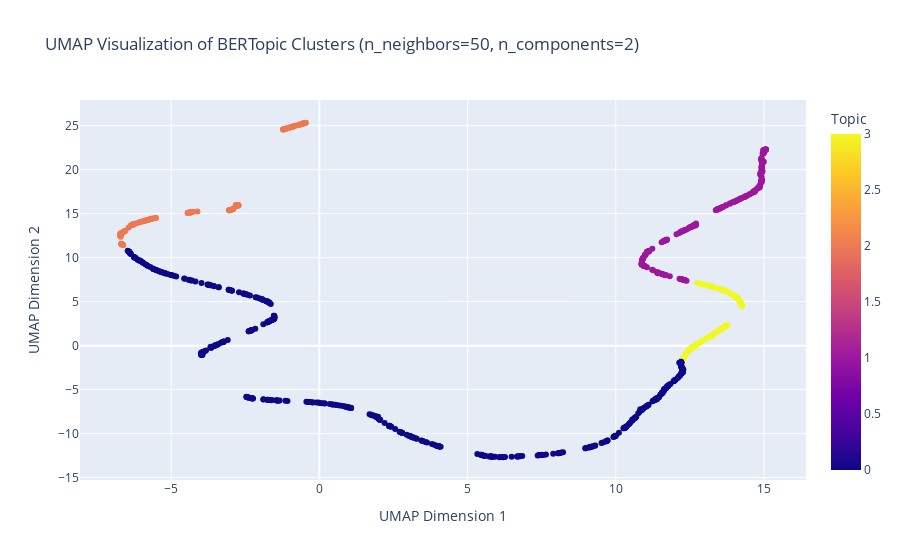
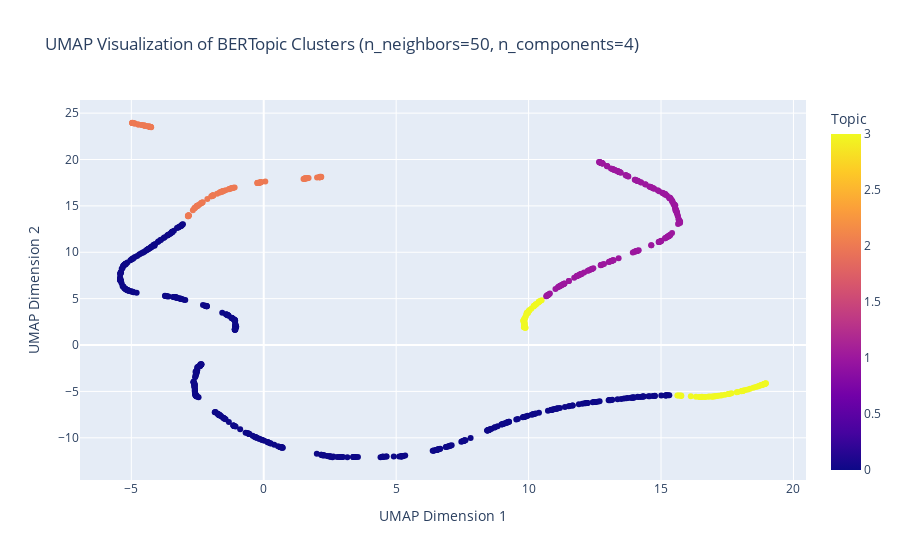
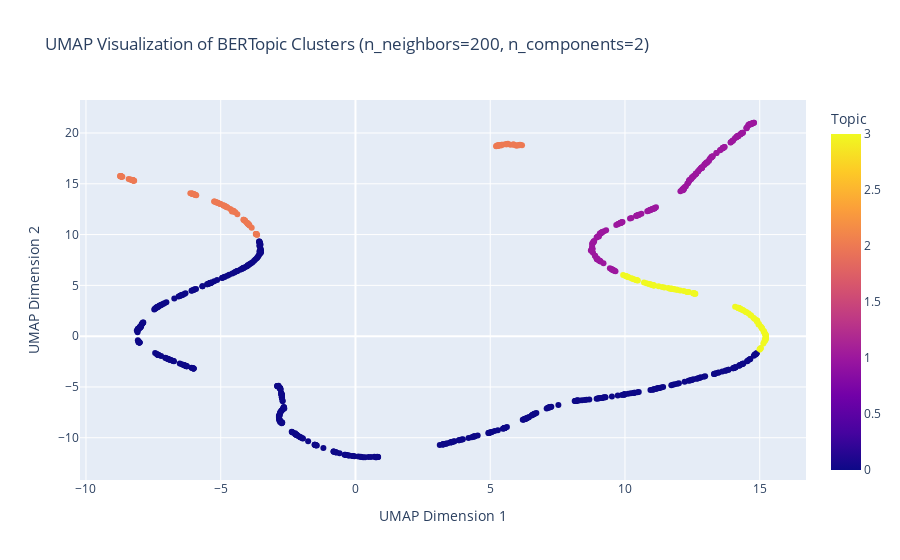
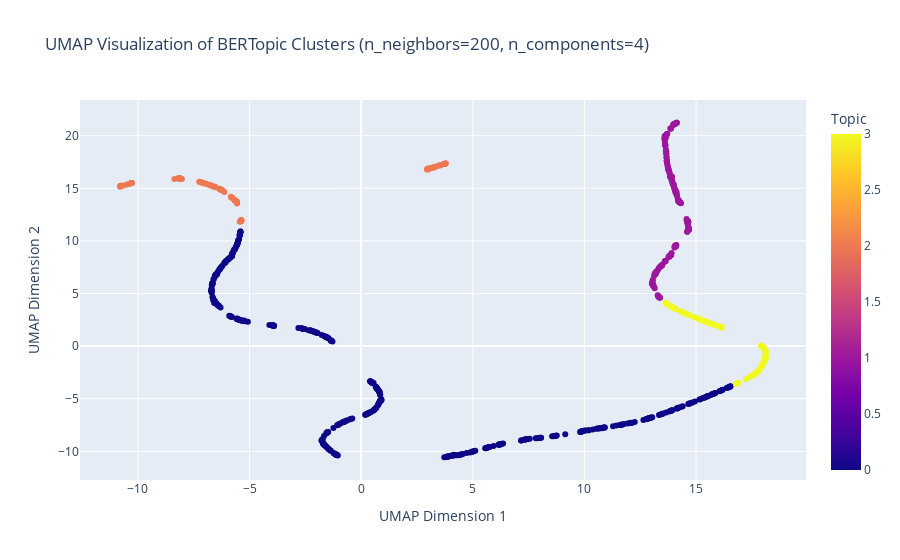

Notebook cell for these charts, in order:
### Code cell
# Further reduce dimensionality for visualization and plot all configurations
for n_neighbors, n_components, _ in results:
    config = {
        'UMAP_N_NEIGHBORS_CLUSTER': n_neighbors,
        'UMAP_N_COMPONENTS_CLUSTER': n_components,
        'UMAP_METRIC_CLUSTER': 'cosine',
        'UMAP_N_NEIGHBORS_VIS': 50,
        'UMAP_N_COMPONENTS_VIS': 2,
        'UMAP_METRIC_VIS': 'cosine',
        'BERTOPIC_NR_TOPICS': 4,
        'BERTOPIC_MIN_TOPIC_SIZE': 20,
        'BERTOPIC_CALCULATE_PROBABILITIES': True,
        'BERTOPIC_VERBOSE': True
    }
    
    umap_embeddings_2d = UMAP(n_neighbors=config['UMAP_N_NEIGHBORS_VIS'], 
                              n_components=config['UMAP_N_COMPONENTS_VIS'], 
                              metric=config['UMAP_METRIC_VIS']).fit_transform(best_umap_embeddings)

    # Create a DataFrame for visualization
    visualization_df = pd.DataFrame({
        'UMAP1': umap_embeddings_2d[:, 0],
        'UMAP2': umap_embeddings_2d[:, 1],
        'Topic': best_topics,
        'Document': documents_sample
    })

    # Plot the clusters using Plotly
    fig = px.scatter(visualization_df, x='UMAP1', y='UMAP2', color='Topic',
                     title=f'UMAP Visualization of BERTopic Clusters (n_neighbors={n_neighbors}, n_components={n_components})',
                     labels={'UMAP1': 'UMAP Dimension 1', 'UMAP2': 'UMAP Dimension 2'},
                     hover_data=['Topic', 'Document'])

    fig.show()

### Figure 1 — Plotly figure (JSON) as saved in the notebook; plotly's stock layout.template omitted (floating-point values rounded to 4 significant figures; data arrays with more than 128 entries replaced by an {"elided": "..."} marker saying what was removed)
{"data": [{"customdata": {"elided": "885x2 mixed values"}, "hovertemplate": "UMAP Dimension 1=%{x}<br>UMAP Dimension 2=%{y}<br>Topic=%{marker.color}<br>Document=%{customdata[1]}<extra></extra>", "legendgroup": "", "marker": {"color": {"elided": "885 int values"}, "coloraxis": "coloraxis", "symbol": "circle"}, "mode": "markers", "name": "", "orientation": "v", "showlegend": false, "type": "scatter", "x": {"elided": "885 float values"}, "xaxis": "x", "y": {"elided": "885 float values"}, "yaxis": "y"}], "layout": {"coloraxis": {"colorbar": {"title": {"text": "Topic"}}, "colorscale": [[0, "#0d0887"], [0.1111, "#46039f"], [0.2222, "#7201a8"], [0.3333, "#9c179e"], [0.4444, "#bd3786"], [0.5556, "#d8576b"], [0.6667, "#ed7953"], [0.7778, "#fb9f3a"], [0.8889, "#fdca26"], [1, "#f0f921"]]}, "legend": {"tracegroupgap": 0}, "title": {"text": "UMAP Visualization of BERTopic Clusters (n_neighbors=50, n_components=2)"}, "xaxis": {"anchor": "y", "domain": [0, 1], "title": {"text": "UMAP Dimension 1"}}, "yaxis": {"anchor": "x", "domain": [0, 1], "title": {"text": "UMAP Dimension 2"}}}}

### Figure 2 — Plotly figure (JSON) as saved in the notebook; plotly's stock layout.template omitted (floating-point values rounded to 4 significant figures; data arrays with more than 128 entries replaced by an {"elided": "..."} marker saying what was removed)
{"data": [{"customdata": {"elided": "885x2 mixed values"}, "hovertemplate": "UMAP Dimension 1=%{x}<br>UMAP Dimension 2=%{y}<br>Topic=%{marker.color}<br>Document=%{customdata[1]}<extra></extra>", "legendgroup": "", "marker": {"color": {"elided": "885 int values"}, "coloraxis": "coloraxis", "symbol": "circle"}, "mode": "markers", "name": "", "orientation": "v", "showlegend": false, "type": "scatter", "x": {"elided": "885 float values"}, "xaxis": "x", "y": {"elided": "885 float values"}, "yaxis": "y"}], "layout": {"coloraxis": {"colorbar": {"title": {"text": "Topic"}}, "colorscale": [[0, "#0d0887"], [0.1111, "#46039f"], [0.2222, "#7201a8"], [0.3333, "#9c179e"], [0.4444, "#bd3786"], [0.5556, "#d8576b"], [0.6667, "#ed7953"], [0.7778, "#fb9f3a"], [0.8889, "#fdca26"], [1, "#f0f921"]]}, "legend": {"tracegroupgap": 0}, "title": {"text": "UMAP Visualization of BERTopic Clusters (n_neighbors=50, n_components=4)"}, "xaxis": {"anchor": "y", "domain": [0, 1], "title": {"text": "UMAP Dimension 1"}}, "yaxis": {"anchor": "x", "domain": [0, 1], "title": {"text": "UMAP Dimension 2"}}}}

### Figure 3 — Plotly figure (JSON) as saved in the notebook; plotly's stock layout.template omitted (floating-point values rounded to 4 significant figures; data arrays with more than 128 entries replaced by an {"elided": "..."} marker saying what was removed)
{"data": [{"customdata": {"elided": "885x2 mixed values"}, "hovertemplate": "UMAP Dimension 1=%{x}<br>UMAP Dimension 2=%{y}<br>Topic=%{marker.color}<br>Document=%{customdata[1]}<extra></extra>", "legendgroup": "", "marker": {"color": {"elided": "885 int values"}, "coloraxis": "coloraxis", "symbol": "circle"}, "mode": "markers", "name": "", "orientation": "v", "showlegend": false, "type": "scatter", "x": {"elided": "885 float values"}, "xaxis": "x", "y": {"elided": "885 float values"}, "yaxis": "y"}], "layout": {"coloraxis": {"colorbar": {"title": {"text": "Topic"}}, "colorscale": [[0, "#0d0887"], [0.1111, "#46039f"], [0.2222, "#7201a8"], [0.3333, "#9c179e"], [0.4444, "#bd3786"], [0.5556, "#d8576b"], [0.6667, "#ed7953"], [0.7778, "#fb9f3a"], [0.8889, "#fdca26"], [1, "#f0f921"]]}, "legend": {"tracegroupgap": 0}, "title": {"text": "UMAP Visualization of BERTopic Clusters (n_neighbors=200, n_components=2)"}, "xaxis": {"anchor": "y", "domain": [0, 1], "title": {"text": "UMAP Dimension 1"}}, "yaxis": {"anchor": "x", "domain": [0, 1], "title": {"text": "UMAP Dimension 2"}}}}

### Figure 4 — Plotly figure (JSON) as saved in the notebook; plotly's stock layout.template omitted (floating-point values rounded to 4 significant figures; data arrays with more than 128 entries replaced by an {"elided": "..."} marker saying what was removed)
{"data": [{"customdata": {"elided": "885x2 mixed values"}, "hovertemplate": "UMAP Dimension 1=%{x}<br>UMAP Dimension 2=%{y}<br>Topic=%{marker.color}<br>Document=%{customdata[1]}<extra></extra>", "legendgroup": "", "marker": {"color": {"elided": "885 int values"}, "coloraxis": "coloraxis", "symbol": "circle"}, "mode": "markers", "name": "", "orientation": "v", "showlegend": false, "type": "scatter", "x": {"elided": "885 float values"}, "xaxis": "x", "y": {"elided": "885 float values"}, "yaxis": "y"}], "layout": {"coloraxis": {"colorbar": {"title": {"text": "Topic"}}, "colorscale": [[0, "#0d0887"], [0.1111, "#46039f"], [0.2222, "#7201a8"], [0.3333, "#9c179e"], [0.4444, "#bd3786"], [0.5556, "#d8576b"], [0.6667, "#ed7953"], [0.7778, "#fb9f3a"], [0.8889, "#fdca26"], [1, "#f0f921"]]}, "legend": {"tracegroupgap": 0}, "title": {"text": "UMAP Visualization of BERTopic Clusters (n_neighbors=200, n_components=4)"}, "xaxis": {"anchor": "y", "domain": [0, 1], "title": {"text": "UMAP Dimension 1"}}, "yaxis": {"anchor": "x", "domain": [0, 1], "title": {"text": "UMAP Dimension 2"}}}}
